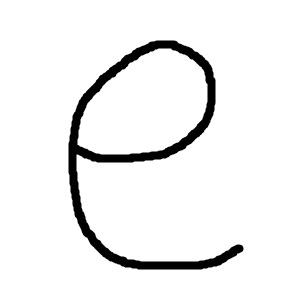
#> input picture img/teste_false_9.jpeg, 303 x 301 px
$ python -i new_classificadores.py   (imports and definitions only)
#> lines starting #> are read from the running program, lines starting #| are printed output that depends on the picture; after the words box and inside, x2 and y2 are one past the last pixel; in counts of white or black regions, pixels touching at a corner belong together
# %%
import numpy as np
import os
import pandas as pd
from pathlib import Path
from matplotlib.image import imread
import pickle as plk
from sklearn.linear_model import SGDClassifier
from sklearn.model_selection import StratifiedShuffleSplit
from sklearn.model_selection import StratifiedKFold, cross_val_score, cross_val_predict
from sklearn.base import clone, BaseEstimator
from sklearn.neural_network import MLPClassifier
from sklearn.metrics import confusion_matrix, precision_score, recall_score, f1_score, precision_recall_curve, roc_curve, roc_auc_score
from PIL import Image
import cv2
import matplotlib.pyplot as plt


# %%
dataset_path = Path(os.path.join('C:',os.sep, 'Users', 'Gabriel', 'Desktop', 'FACUL 6ª SEM', 'APS-PI-6SEM', 'dataset', 'V20220930_partial'))

# %%
path_labels = {}

path_labels['a'] = dataset_path.joinpath('a_l/train_61')
path_labels['e'] = dataset_path.joinpath('e_l/train_65')
path_labels['i'] = dataset_path.joinpath('i_l/train_69')
path_labels['o'] = dataset_path.joinpath('o_l/train_6f')
path_labels['u'] = dataset_path.joinpath('u_l/train_75')
path_labels['A'] = dataset_path.joinpath('A_u/train_41')
path_labels['E'] = dataset_path.joinpath('E_u/train_45')
path_labels['I'] = dataset_path.joinpath('I_u/train_49')
path_labels['O'] = dataset_path.joinpath('O_u/train_4f')
path_labels['U'] = dataset_path.joinpath('U_u/train_55')

# %%
# [4 lines that did not run here, left out]

# %%
X = []
y = []
# [9 lines not run here, left out]

# %%
#X = [x.reshape(1, -1) for x in X]
X_reshaped = [x.reshape(-1) for x in X]
X_reshaped = np.array(X_reshaped)

# %%
#X = np.array(X)

# %%
y = np.array(y)

# %%
y = ((y=='i')|(y=='I'))

# %%
split_test_threshold = 0.2

# %%
#selection_iter = StratifiedShuffleSplit(n_splits=1, test_size=split_test_threshold, random_state=42)

# %%
#train_index, test_index = next(selection_iter.split(X, y))
from sklearn.model_selection import train_test_split
# [1 line that did not run here, left out]

# %%
#X_train = X[train_index]
#X_test = X[test_index]
#y_train = y[train_index]
#y_test = y[test_index]

# %% [markdown]
# Alguns testes:

# %%
#y_train

# %%
#y_test

# %%
#len(y)

# %%
#len(y_train)

# %%
#np.sum(y_train)

# %%
#np.sum(y_train)/len(y_train)

# %%
#len(y_test)

# %%
#np.sum(y_test)

# %%
#np.sum(y_test)/len(y_test)

# %%
#type(train_index)

# %% [markdown]
# Para salvar e carregar as váriaveis:

# %%
#with open('train_index.npy', 'wb') as f:
#    np.save(f, train_index)

# %%
#with open('test_index.npy', 'wb') as f:
#    np.save(f, test_index)

# %%
#with open('X.npy', 'wb') as f:
#    np.save(f, X)

# %%
#with open('y.npy', 'wb') as f:
#    np.save(f, y)

# %%
#with open('X_train.npy', 'wb') as f:
#    np.save(f, X_train)

# %%
#with open('X_test.npy', 'wb') as f:
#    np.save(f, X_test)

# %%
#with open('y_train.npy', 'wb') as f:
#    np.save(f, y_train)

# %%
#with open('y_test.npy', 'wb') as f:
#    np.save(f, y_test)

# %%
#with open('train_index.npy', 'rb') as f:
#    train_index = np.load(f)

# %%
#with open('test_index.npy', 'rb') as f:
#    test_index = np.load(f)

# %%
#with open('X.npy', 'rb') as f:
#    X = np.load(f)

# %%
#with open('y.npy', 'rb') as f:
#    y = np.load(f)

# %%
#with open('X_train.npy', 'rb') as f:
#    X_train = np.load(f)

# %%
#with open('X_test.npy', 'rb') as f:
#    X_test = np.load(f)

# %%
#with open('y_train.npy', 'rb') as f:
#    y_train = np.load(f)

# %%
#with open('y_test.npy', 'rb') as f:
#    y_test = np.load(f)

# %%
# [1 line that did not run here, left out]
# [1 line that did not run here, left out]

# %%
# [1 line not run here, left out]

# %% [markdown]
# Redimensionar para 2 dimensões:

# %%
#nsamples, nxtrain, nytrain = X_train.shape
#d2_X_train = X_train.reshape((nsamples,nxtrain*nytrain))

#nsamples, nxtest, nytest = X_test.shape
#d2_X_test = X_test.reshape((nsamples,nxtest*nytest))

# %% [markdown]
# Classificador SGD

# %%
sgd_clf = SGDClassifier(random_state=42)
# [13 lines not run here, left out]

# %%
# [14 lines left out: function my_cross_val_score, not called in this run]

# %%
# [4 lines not run here, left out]

# %%
# [1 line that did not run here, left out]

# %%
# [10 lines not run here, left out]

# %% [markdown]
# Rede Neural:

# %%
mlp_clf = MLPClassifier(hidden_layer_sizes=(100, 50), activation='relu', solver='sgd', random_state=42)
# [1 line not run here, left out]

# %%
#mlp_clf.predict([d2_X_test[0]])

# %%
# [1 line that did not run here, left out]

# %%
# [10 lines not run here, left out]

# %%


# %%
# Função para classificar uma imagem
# [7 lines left out: function pretty_print_mnist_number, not called in this run]

def imagem_to_cinza(matrix_colorida: np.array) -> np.array:
    return cv2.cvtColor(matrix_colorida, cv2.COLOR_RGB2GRAY)
'''
def somar_valores_antes_depois_indice(dicionario, indice, valor_maximo):
    valores_antes = sum(v for i, v in dicionario.items() if i < indice)
    valores_depois = sum(v for i, v in dicionario.items() if i > indice)

    if (abs((valores_antes + valor_maximo) - (valores_depois)) < abs((valores_antes) - (valores_depois + valor_maximo))):
        return indice-1
    else:
        return indice+1
'''

# [36 lines left out: function plotar_histograma_imagem, not called in this run]

def redimensionar_imagem(caminho_da_imagem):
    # Carregar a imagem
#> called with caminho_da_imagem = 'img/teste_false_9.jpeg'
    imagem = Image.open(caminho_da_imagem)
#> imagem is the input picture: PIL image 303x301 RGB; min 0, max 255, mean 239.3

    # Redimensionar para uma nova largura e altura
    nova_largura = 128
    nova_altura = 128
    imagem_redimensionada = imagem.resize((nova_largura, nova_altura))
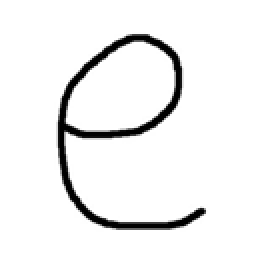
#> imagem_redimensionada: PIL image 128x128 RGB (shown 2 times larger); min 0, max 255, mean 239.3

    imagem_redimensionada.save("img/nova_imagem_redimensionada.jpg")

# %%
def preprocess_image(caminho_da_imagem):

    # Redimensionar imagem
    redimensionar_imagem(caminho_da_imagem)

    # Ler a imagem
    img = cv2.imread("img/nova_imagem_redimensionada.jpg")
#> img: shape (128, 128, 3); min 0, max 255, mean 239.1

    # Aplicar filtro bilateral
    img_filtered = cv2.bilateralFilter(img, 9, 75, 75)

    # Converter para tons de cinza
    gray = cv2.cvtColor(img_filtered, cv2.COLOR_BGR2GRAY)

    # Aplicar limiarização adaptativa
    binarized = cv2.adaptiveThreshold(gray, 255, cv2.ADAPTIVE_THRESH_GAUSSIAN_C, cv2.THRESH_BINARY, 11, 2)
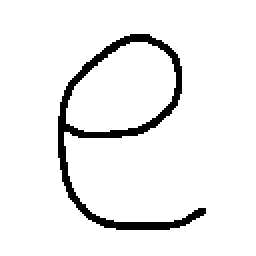
#> binarized: shape (128, 128) (shown 2 times larger); 93.8% white; 1 black region, box (x1, y1, x2, y2) and area: (29, 17, 103, 115) 1022

    # Aplicar operações morfológicas (erosão e dilatação)
    kernel = np.ones((3, 3), np.uint8)
    binarized = cv2.erode(binarized, kernel, iterations=1)
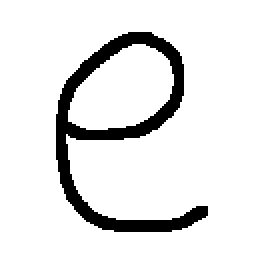
#> binarized: shape (128, 128) (shown 2 times larger); 89.6% white; 1 black region, box (x1, y1, x2, y2) and area: (28, 16, 104, 116) 1704
    binarized = cv2.dilate(binarized, kernel, iterations=1)

    # Mostrar as imagens para verificar o progresso do pré-processamento
    plt.imshow(img, cmap='gray')
    plt.title('Imagem Normal')
    plt.axis('off')
    plt.show()

    plt.imshow(binarized, cmap='gray')
    plt.title('Imagem Binarizada')
    plt.axis('off')
    plt.show()
    #cv2.imshow('Imagem Original', img)
    #cv2.imshow('Imagem Processada', binarized)
    cv2.waitKey(0)
    cv2.destroyAllWindows()

    return binarized

# %%
# [20 lines left out: function classificar_imagem, not called in this run]


# %%
# [4 lines not run here, left out]

>>> result = preprocess_image('img/teste_false_9.jpeg')

$ run again, on img/teste_false_10.jpeg
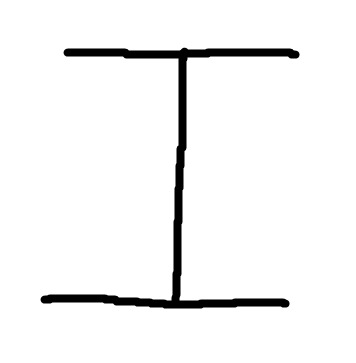
#> input picture img/teste_false_10.jpeg, 356 x 363 px
#> in redimensionar_imagem, imagem is the input picture: PIL image 356x363 RGB; min 0, max 255, mean 243.4
#> in preprocess_image, `binarized = cv2.adaptiveThreshold(gray, 255, cv2.ADAPTIVE_THRESH_GAUSS..`:
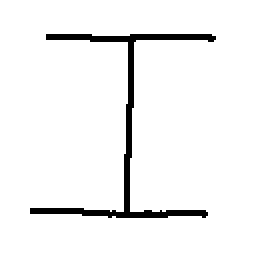
#> binarized: shape (128, 128) (shown 2 times larger); 95.1% white; 1 black region, box (x1, y1, x2, y2) and area: (15, 17, 108, 109) 795
#> in preprocess_image, `binarized = cv2.erode(binarized, kernel, iterations=1)`:
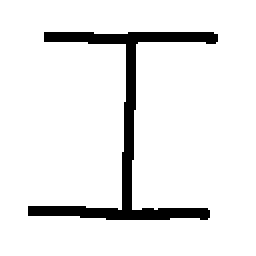
#> binarized: shape (128, 128) (shown 2 times larger); 91.8% white; 1 black region, box (x1, y1, x2, y2) and area: (14, 16, 109, 110) 1348

$ run again, on img/teste_false_11.jpeg
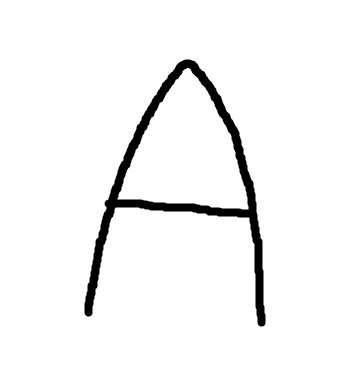
#> input picture img/teste_false_11.jpeg, 358 x 365 px
#> in redimensionar_imagem, imagem is the input picture: PIL image 358x365 RGB; min 0, max 255, mean 243.5
#> in preprocess_image, `binarized = cv2.adaptiveThreshold(gray, 255, cv2.ADAPTIVE_THRESH_GAUSS..`:
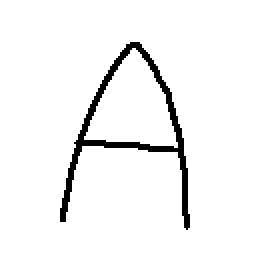
#> binarized: shape (128, 128) (shown 2 times larger); 95.3% white; 1 black region, box (x1, y1, x2, y2) and area: (30, 21, 95, 115) 771
#> in preprocess_image, `binarized = cv2.erode(binarized, kernel, iterations=1)`:
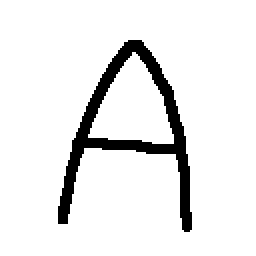
#> binarized: shape (128, 128) (shown 2 times larger); 91.7% white; 1 black region, box (x1, y1, x2, y2) and area: (29, 20, 96, 116) 1361

$ run again, on img/teste_false_2.jpeg
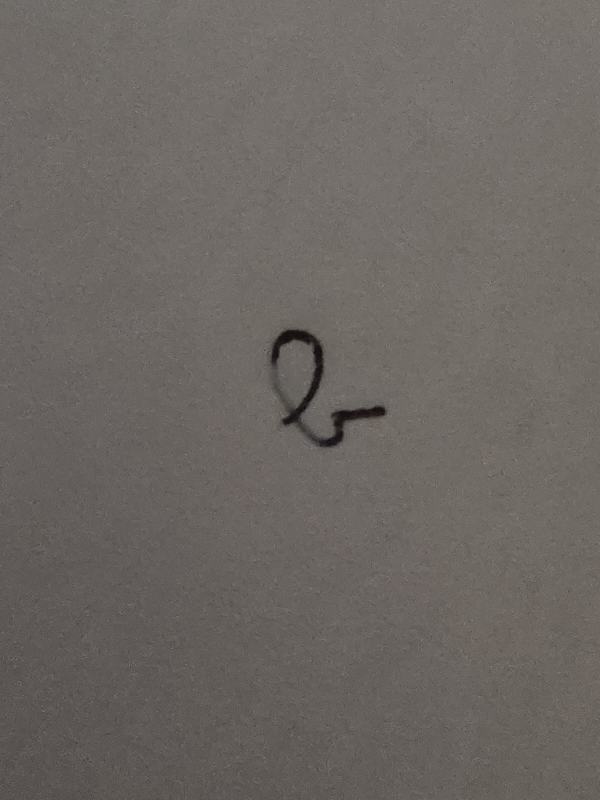
#> input picture img/teste_false_2.jpeg, 1200 x 1600 px (shown at 1/2 size)
#> in redimensionar_imagem, imagem is the input picture: PIL image 1200x1600 RGB; mean R, G, B 107.6, 102.5, 98.2
#> in redimensionar_imagem, `imagem_redimensionada = imagem.resize((nova_largura, nova_altura))`:
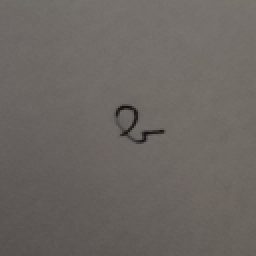
#> imagem_redimensionada: PIL image 128x128 RGB (shown 2 times larger); mean R, G, B 107.6, 102.5, 98.2
#> in preprocess_image, `binarized = cv2.erode(binarized, kernel, iterations=1)`:
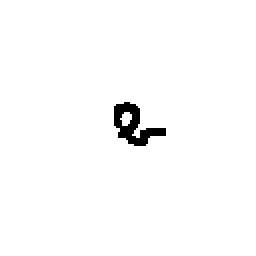
#> binarized: shape (128, 128) (shown 2 times larger); 98.5% white; 1 black region, box (x1, y1, x2, y2) and area: (57, 51, 83, 73) 252
